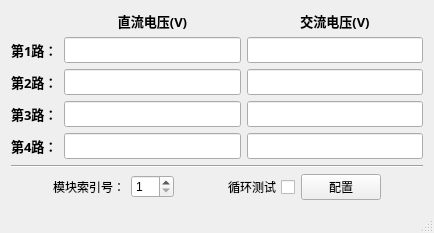
<?xml version="1.0" encoding="UTF-8"?>
<ui version="4.0">
 <class>MainWindow</class>
 <widget class="QMainWindow" name="MainWindow">
  <property name="geometry">
   <rect>
    <x>0</x>
    <y>0</y>
    <width>434</width>
    <height>225</height>
   </rect>
  </property>
  <property name="windowTitle">
   <string>MainWindow</string>
  </property>
  <property name="windowIcon">
   <iconset>
    <normaloff>../Pictures/ox_cow_bull_cattle_256px_515326_easyicon.net.png</normaloff>../Pictures/ox_cow_bull_cattle_256px_515326_easyicon.net.png</iconset>
  </property>
  <widget class="QWidget" name="centralWidget">
   <layout class="QVBoxLayout" name="verticalLayout">
    <item>
     <layout class="QGridLayout" name="gridLayout">
      <item row="1" column="0">
       <widget class="QLabel" name="label">
        <property name="font">
         <font>
          <family>微软雅黑</family>
          <pointsize>10</pointsize>
          <weight>75</weight>
          <bold>true</bold>
         </font>
        </property>
        <property name="text">
         <string>第1路：</string>
        </property>
       </widget>
      </item>
      <item row="1" column="1">
       <widget class="QLineEdit" name="IN_1_DC">
        <property name="font">
         <font>
          <family>微软雅黑</family>
          <pointsize>10</pointsize>
          <weight>75</weight>
          <bold>true</bold>
         </font>
        </property>
        <property name="text">
         <string/>
        </property>
        <property name="frame">
         <bool>true</bool>
        </property>
        <property name="readOnly">
         <bool>false</bool>
        </property>
       </widget>
      </item>
      <item row="1" column="2">
       <widget class="QLineEdit" name="IN_1_AC">
        <property name="sizePolicy">
         <sizepolicy hsizetype="Expanding" vsizetype="Fixed">
          <horstretch>0</horstretch>
          <verstretch>0</verstretch>
         </sizepolicy>
        </property>
        <property name="font">
         <font>
          <family>微软雅黑</family>
          <pointsize>10</pointsize>
          <weight>75</weight>
          <bold>true</bold>
         </font>
        </property>
        <property name="text">
         <string/>
        </property>
       </widget>
      </item>
      <item row="2" column="0">
       <widget class="QLabel" name="label_8">
        <property name="font">
         <font>
          <family>微软雅黑</family>
          <pointsize>10</pointsize>
          <weight>75</weight>
          <bold>true</bold>
         </font>
        </property>
        <property name="text">
         <string>第2路：</string>
        </property>
       </widget>
      </item>
      <item row="2" column="1">
       <widget class="QLineEdit" name="IN_2_DC">
        <property name="font">
         <font>
          <family>微软雅黑</family>
          <pointsize>10</pointsize>
          <weight>75</weight>
          <bold>true</bold>
         </font>
        </property>
        <property name="text">
         <string/>
        </property>
       </widget>
      </item>
      <item row="2" column="2">
       <widget class="QLineEdit" name="IN_2_AC">
        <property name="font">
         <font>
          <family>微软雅黑</family>
          <pointsize>10</pointsize>
          <weight>75</weight>
          <bold>true</bold>
         </font>
        </property>
        <property name="text">
         <string/>
        </property>
       </widget>
      </item>
      <item row="3" column="0">
       <widget class="QLabel" name="label_16">
        <property name="font">
         <font>
          <family>微软雅黑</family>
          <pointsize>10</pointsize>
          <weight>75</weight>
          <bold>true</bold>
         </font>
        </property>
        <property name="text">
         <string>第3路：</string>
        </property>
       </widget>
      </item>
      <item row="3" column="1">
       <widget class="QLineEdit" name="IN_3_DC">
        <property name="font">
         <font>
          <family>微软雅黑</family>
          <pointsize>10</pointsize>
          <weight>75</weight>
          <bold>true</bold>
         </font>
        </property>
        <property name="text">
         <string/>
        </property>
       </widget>
      </item>
      <item row="3" column="2">
       <widget class="QLineEdit" name="IN_3_AC">
        <property name="font">
         <font>
          <family>微软雅黑</family>
          <pointsize>10</pointsize>
          <weight>75</weight>
          <bold>true</bold>
         </font>
        </property>
        <property name="text">
         <string/>
        </property>
       </widget>
      </item>
      <item row="0" column="2">
       <widget class="QLabel" name="label_14">
        <property name="sizePolicy">
         <sizepolicy hsizetype="Preferred" vsizetype="MinimumExpanding">
          <horstretch>0</horstretch>
          <verstretch>0</verstretch>
         </sizepolicy>
        </property>
        <property name="font">
         <font>
          <family>微软雅黑</family>
          <pointsize>10</pointsize>
          <weight>75</weight>
          <italic>false</italic>
          <bold>true</bold>
          <underline>false</underline>
          <strikeout>false</strikeout>
         </font>
        </property>
        <property name="text">
         <string>交流电压(V)</string>
        </property>
        <property name="alignment">
         <set>Qt::AlignCenter</set>
        </property>
       </widget>
      </item>
      <item row="4" column="0">
       <widget class="QLabel" name="label_9">
        <property name="font">
         <font>
          <family>微软雅黑</family>
          <pointsize>10</pointsize>
          <weight>75</weight>
          <bold>true</bold>
         </font>
        </property>
        <property name="text">
         <string>第4路：</string>
        </property>
       </widget>
      </item>
      <item row="4" column="1">
       <widget class="QLineEdit" name="IN_4_DC">
        <property name="font">
         <font>
          <family>微软雅黑</family>
          <pointsize>10</pointsize>
          <weight>75</weight>
          <bold>true</bold>
         </font>
        </property>
        <property name="text">
         <string/>
        </property>
       </widget>
      </item>
      <item row="4" column="2">
       <widget class="QLineEdit" name="IN_4_AC">
        <property name="font">
         <font>
          <family>微软雅黑</family>
          <pointsize>10</pointsize>
          <weight>75</weight>
          <bold>true</bold>
         </font>
        </property>
        <property name="text">
         <string/>
        </property>
       </widget>
      </item>
      <item row="0" column="1">
       <widget class="QLabel" name="label_13">
        <property name="sizePolicy">
         <sizepolicy hsizetype="Preferred" vsizetype="MinimumExpanding">
          <horstretch>0</horstretch>
          <verstretch>0</verstretch>
         </sizepolicy>
        </property>
        <property name="font">
         <font>
          <family>微软雅黑</family>
          <pointsize>10</pointsize>
          <weight>75</weight>
          <italic>false</italic>
          <bold>true</bold>
          <underline>false</underline>
          <strikeout>false</strikeout>
         </font>
        </property>
        <property name="text">
         <string>直流电压(V)</string>
        </property>
        <property name="alignment">
         <set>Qt::AlignCenter</set>
        </property>
       </widget>
      </item>
     </layout>
    </item>
    <item>
     <widget class="Line" name="line">
      <property name="orientation">
       <enum>Qt::Horizontal</enum>
      </property>
     </widget>
    </item>
    <item>
     <layout class="QHBoxLayout" name="horizontalLayout_5">
      <property name="sizeConstraint">
       <enum>QLayout::SetMinimumSize</enum>
      </property>
      <item>
       <spacer name="horizontalSpacer_6">
        <property name="orientation">
         <enum>Qt::Horizontal</enum>
        </property>
        <property name="sizeHint" stdset="0">
         <size>
          <width>40</width>
          <height>20</height>
         </size>
        </property>
       </spacer>
      </item>
      <item>
       <widget class="QLabel" name="label_17">
        <property name="sizePolicy">
         <sizepolicy hsizetype="Maximum" vsizetype="Preferred">
          <horstretch>0</horstretch>
          <verstretch>0</verstretch>
         </sizepolicy>
        </property>
        <property name="text">
         <string>模块索引号：</string>
        </property>
       </widget>
      </item>
      <item>
       <widget class="QSpinBox" name="spinBox">
        <property name="sizePolicy">
         <sizepolicy hsizetype="Expanding" vsizetype="Maximum">
          <horstretch>0</horstretch>
          <verstretch>0</verstretch>
         </sizepolicy>
        </property>
        <property name="minimum">
         <number>1</number>
        </property>
       </widget>
      </item>
      <item>
       <spacer name="horizontalSpacer_5">
        <property name="orientation">
         <enum>Qt::Horizontal</enum>
        </property>
        <property name="sizeHint" stdset="0">
         <size>
          <width>40</width>
          <height>20</height>
         </size>
        </property>
       </spacer>
      </item>
      <item>
       <widget class="QCheckBox" name="checkBox">
        <property name="sizePolicy">
         <sizepolicy hsizetype="Minimum" vsizetype="Fixed">
          <horstretch>0</horstretch>
          <verstretch>0</verstretch>
         </sizepolicy>
        </property>
        <property name="layoutDirection">
         <enum>Qt::RightToLeft</enum>
        </property>
        <property name="text">
         <string>循环测试</string>
        </property>
       </widget>
      </item>
      <item>
       <widget class="QPushButton" name="pushButton">
        <property name="sizePolicy">
         <sizepolicy hsizetype="Expanding" vsizetype="Fixed">
          <horstretch>0</horstretch>
          <verstretch>0</verstretch>
         </sizepolicy>
        </property>
        <property name="text">
         <string>配置</string>
        </property>
       </widget>
      </item>
      <item>
       <spacer name="horizontalSpacer_7">
        <property name="orientation">
         <enum>Qt::Horizontal</enum>
        </property>
        <property name="sizeHint" stdset="0">
         <size>
          <width>40</width>
          <height>20</height>
         </size>
        </property>
       </spacer>
      </item>
     </layout>
    </item>
   </layout>
  </widget>
  <widget class="QStatusBar" name="statusBar"/>
 </widget>
 <layoutdefault spacing="6" margin="11"/>
 <tabstops>
  <tabstop>spinBox</tabstop>
  <tabstop>pushButton</tabstop>
  <tabstop>checkBox</tabstop>
  <tabstop>IN_1_DC</tabstop>
  <tabstop>IN_1_AC</tabstop>
  <tabstop>IN_2_DC</tabstop>
  <tabstop>IN_2_AC</tabstop>
  <tabstop>IN_3_DC</tabstop>
  <tabstop>IN_3_AC</tabstop>
  <tabstop>IN_4_DC</tabstop>
  <tabstop>IN_4_AC</tabstop>
 </tabstops>
 <resources/>
 <connections/>
</ui>
